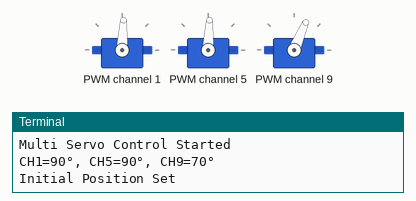
The program below on a simulated Raspberry Pi (BCM pin numbers). On the bench: 3 × servo, the last lines printed to the terminal. Servo angles are drawn from the pulse width (0.5 ms = 0°, 2.5 ms = 180°). At 4.0 s the program stops and its outputs stay as they are.

Above: at 0.1 s.
At 2.1 s:
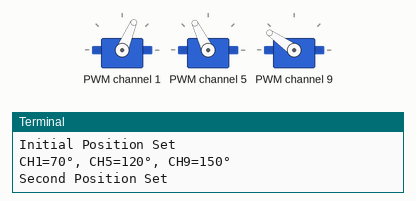
Timing chart, 0 to 5.5 s (numbered marks = the images above):
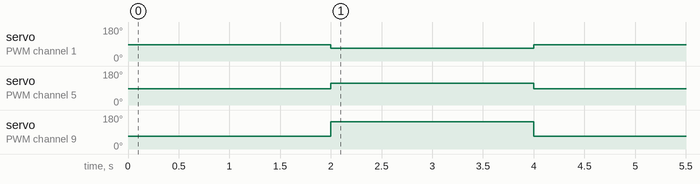

Measured:
- by itself, servo on PWM channel 1: 87° → 67° at 2.0 s, → 87° 2.0 s later
- by itself, servo on PWM channel 5: 87° → 116° at 2.0 s, → 87° 2.0 s later
- by itself, servo on PWM channel 9: 67° → 145° at 2.0 s, → 67° 2.0 s later

The program:

all_3_multi_servo_i2c.py
```python
import time
import board
import busio
from adafruit_pca9685 import PCA9685

# ==========================
# PCA9685 Setup
# ==========================

i2c = busio.I2C(board.SCL, board.SDA)

pca = PCA9685(i2c)
pca.frequency = 50

# ==========================
# Servo Parameters
# ==========================

SERVOMIN = 100
SERVOMAX = 500


# ==========================
# Helper Functions
# ==========================

def angle_to_pulse(angle):
    return int(
        SERVOMIN +
        (angle / 180.0) * (SERVOMAX - SERVOMIN)
    )

def pulse_to_duty_cycle(pulse):
    return int((pulse / 4096.0) * 65535)

def clamp(value, low, high):
    return max(low, min(high, value))

def move_servos(angle1, angle5, angle9):

    # Constrain using calibrated positions
    angle1 = clamp(angle1, LS_UP, LS_DN)
    angle5 = clamp(angle5, RS_DOWN, RS_UP)
    angle9 = clamp(angle9, FACE_RIG, FACE_LF)

    # Convert to PCA9685 pulse values
    pulse1 = angle_to_pulse(angle1)
    pulse5 = angle_to_pulse(angle5)
    pulse9 = angle_to_pulse(angle9)

    # Convert to 16-bit duty cycles
    duty1 = pulse_to_duty_cycle(pulse1)
    duty5 = pulse_to_duty_cycle(pulse5)
    duty9 = pulse_to_duty_cycle(pulse9)

    # Move servos
    pca.channels[1].duty_cycle = duty1
    pca.channels[5].duty_cycle = duty5
    pca.channels[9].duty_cycle = duty9

    print(
        f"CH1={angle1}°, "
        f"CH5={angle5}°, "
        f"CH9={angle9}°"
    )

LS_CEN = 90
LS_UP   = LS_CEN - 40
LS_DN  = LS_CEN + 40

# Servo 2 (Right Shoulder)
RS_CEN = 80
RS_UP   = RS_CEN + 50
RS_DOWN  = RS_CEN - 70

# Servo 3 (Head)
FACE_CEN = 95
FACE_LF   = FACE_CEN + 65
FACE_RIG  = FACE_CEN - 75

# ==========================
# Main
# ==========================

print("Multi Servo Control Started")

# Initial Position
move_servos(90, 90, 70)
print("Initial Position Set")

time.sleep(2)

# Second Position
move_servos(70, 120, 150)
print("Second Position Set")

time.sleep(2)

# Back to Initial
move_servos(90, 90, 70)
print("Returned to Initial Position")

# Optional cleanup
# pca.deinit()
```
